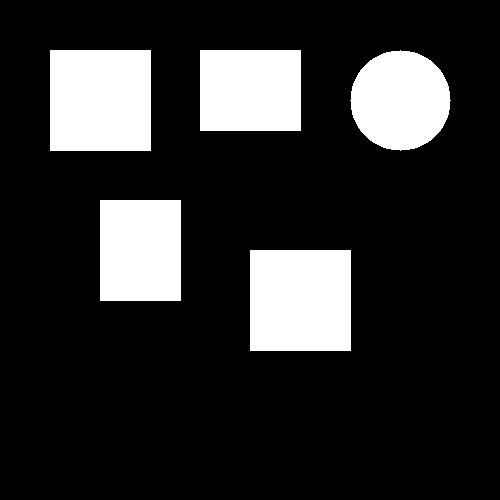
#> input picture sample_shapes.jpg, 500 x 500 px
$ python NewMethodology.py
#> lines starting #> are read from the running program, lines starting #| are printed output that depends on the picture; after the words box and inside, x2 and y2 are one past the last pixel; in counts of white or black regions, pixels touching at a corner belong together
# Required libraries
import cv2
import numpy as np
import matplotlib.pyplot as plt
from sklearn.metrics import accuracy_score, precision_score, recall_score, f1_score
from sklearn.svm import SVC  # Support Vector Classifier
from sklearn.model_selection import StratifiedKFold

# Preprocessing Step 1: Load and Convert to Grayscale
def load_and_preprocess_image(image_path):
    # Load the image
#> called with image_path = 'sample_shapes.jpg'
    image = cv2.imread(image_path)
#> image is the input picture: shape (500, 500, 3); min 0, max 255, mean 45.5

    # Convert to grayscale if not already in grayscale
    gray_image = cv2.cvtColor(image, cv2.COLOR_BGR2GRAY)

    # Apply histogram equalization to adjust lighting
    equalized_image = cv2.equalizeHist(gray_image)

    return equalized_image

# Preprocessing Step 2: Noise Reduction
def apply_noise_reduction(image):
    # Apply Gaussian filter to reduce noise
    denoised_image = cv2.GaussianBlur(image, (5, 5), 0)
    return denoised_image

# Feature Extraction Step 1: Square Detection
def detect_squares(image):
    # Apply adaptive thresholding
    thresh = cv2.adaptiveThreshold(image, 255, cv2.ADAPTIVE_THRESH_MEAN_C,
                                   cv2.THRESH_BINARY_INV, 11, 2)
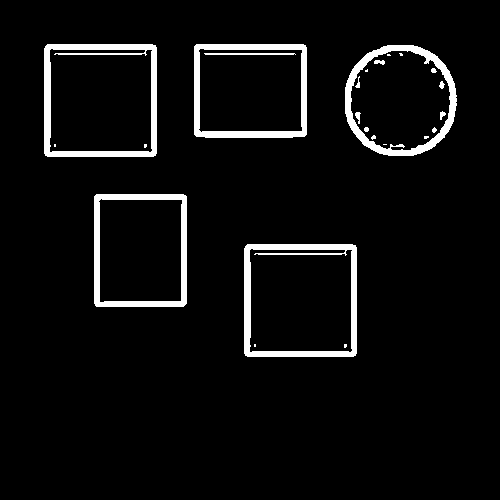
#> thresh: shape (500, 500); 5.3% white; 24 white regions (10 under 20 px)

    # Find contours in the thresholded image
    contours, _ = cv2.findContours(thresh, cv2.RETR_EXTERNAL, cv2.CHAIN_APPROX_SIMPLE)
#> contours = 5 contours; box (x1, y1, x2, y2) and area: (244, 244, 357, 357) 12526, (44, 44, 157, 157) 12526, (194, 44, 307, 138) 10382, (94, 194, 187, 307) 10292, (345, 45, 457, 156) 9928

    squares = []
    for cnt in contours:
        # Approximate the contour to reduce the number of points
        epsilon = 0.02 * cv2.arcLength(cnt, True)
        approx = cv2.approxPolyDP(cnt, epsilon, True)

        # Check if the approximated contour has 4 points and is convex
        if len(approx) == 4 and cv2.isContourConvex(approx):
            # Compute the aspect ratio of the approximated contour
            x, y, w, h = cv2.boundingRect(approx)
            aspect_ratio = float(w) / h
            area = cv2.contourArea(approx)

            # Set thresholds for aspect ratio and area to filter out non-square quadrilaterals
            if 0.8 <= aspect_ratio <= 1.2 and area > 1000:
                squares.append(approx)
#> this loop made 5 passes
#> (epsilon, approx, x, y, w, h, aspect_ratio, area) on passes 1, 2, 4, 5: (8.85, [[247, 244], [245, 355], [355, 355], [355, 245]], 245, 244, 111, 112, 0.991, 12045), (8.05, [[96, 194], [95, 305], [183, 306], [186, 196]], 95, 194, 92, 113, 0.814, 9837.5), (8.08, [[194, 46], [196, 136], [306, 134], [305, 45]], 194, 45, 113, 92, 1.23, 9892), (8.85, [[47, 44], [45, 155], [155, 155], [155, 45]], 45, 44, 111, 112, 0.991, 12045)
#> epsilon on pass 3: 7.49
#> after the loop, squares = 3 contours; box (x1, y1, x2, y2) and area: (245, 244, 356, 356) 12045, (45, 44, 156, 156) 12045, (95, 194, 187, 307) 9838
    return squares

# Feature Extraction Step 2: Edge Detection for Pattern Identification
def detect_edges(image):
    # Use Canny edge detector to find edges in the image
    edges = cv2.Canny(image, 50, 150)
    return edges

# Feature Extraction Step 3: Hough Transform for Line Detection
def detect_lines(image):
    # Apply Hough Line Transform to detect lines
    lines = cv2.HoughLinesP(image, 1, np.pi / 180, threshold=50, minLineLength=30, maxLineGap=10)

    # Draw detected lines on a blank canvas
    line_image = np.zeros_like(image)
    line_features = []
    if lines is not None:
        for line in lines:
            x1, y1, x2, y2 = line[0]
            cv2.line(line_image, (x1, y1), (x2, y2), 255, 2)

            # Calculate angle and length of the line
            angle = np.arctan2((y2 - y1), (x2 - x1)) * 180 / np.pi
            length = np.sqrt((x2 - x1)**2 + (y2 - y1)**2)
            line_features.append([angle, length])
    return line_image, lines, line_features

# Classification Step: Machine Learning Classifier (SVM)
def classify_pattern_svm(features, model):
    if not features:
        return "Bad"  # No lines detected

    # Convert features to numpy array
    features = np.array(features)

    # Predict using the trained model
    prediction = model.predict(features[:, 0].reshape(-1, 1))  # Using angle as feature

    # Majority vote
    if np.mean(prediction) >= 0.5:
        return "Good"
    else:
        return "Bad"

# Processing and Classification of a Single Image
def process_and_classify_image(image_path, model):
    # Preprocessing
    preprocessed_image = load_and_preprocess_image(image_path)
    denoised_image = apply_noise_reduction(preprocessed_image)

    # Square Detection
    squares = detect_squares(denoised_image)

    # Create an image to display detected squares
    squares_image = cv2.cvtColor(denoised_image, cv2.COLOR_GRAY2BGR)
    cv2.drawContours(squares_image, squares, -1, (0, 255, 0), 2)

    # Default classification
    classification = "Bad"
    line_image = np.zeros_like(denoised_image)

    if squares:
        for square in squares:
            # Create a mask for the square region
            mask = np.zeros_like(denoised_image)
            cv2.drawContours(mask, [square], -1, 255, -1)

            # Extract the ROI using the mask
            roi = cv2.bitwise_and(denoised_image, denoised_image, mask=mask)

            # Feature Extraction within the square
            edges = detect_edges(roi)
            temp_line_image, lines, line_features = detect_lines(edges)
            line_image = cv2.bitwise_or(line_image, temp_line_image)

            # Classification based on detected lines within the square
            classification = classify_pattern_svm(line_features, model)

            # If a "Good" pattern is found in any square, classify the image as "Good"
            if classification == "Good":
                break
    else:
        # No squares detected, proceed with global pattern detection if necessary
        edges = detect_edges(denoised_image)
        line_image, lines, line_features = detect_lines(edges)
        classification = classify_pattern_svm(line_features, model)

    # Display Results
    plt.figure(figsize=(15, 5))
    plt.subplot(1, 4, 1)
    plt.title("Preprocessed Image")
    plt.imshow(preprocessed_image, cmap='gray')
    plt.axis('off')

    plt.subplot(1, 4, 2)
    plt.title("Denoised Image")
    plt.imshow(denoised_image, cmap='gray')
    plt.axis('off')

    plt.subplot(1, 4, 3)
    plt.title("Detected Squares")
    plt.imshow(cv2.cvtColor(squares_image, cv2.COLOR_BGR2RGB))
    plt.axis('off')

    plt.subplot(1, 4, 4)
    plt.title(f"Classification: {classification}")
    plt.imshow(line_image, cmap='gray')
    plt.axis('off')

    plt.show()

    return classification

# Training the Classifier (SVM)
def train_svm_classifier(training_image_paths, training_labels):
    feature_list = []
    label_list = []

    for idx, image_path in enumerate(training_image_paths):
        # Preprocessing
        preprocessed_image = load_and_preprocess_image(image_path)
        denoised_image = apply_noise_reduction(preprocessed_image)

        # Square Detection
        squares = detect_squares(denoised_image)

        if squares:
            for square in squares:
                # Create a mask for the square region
                mask = np.zeros_like(denoised_image)
                cv2.drawContours(mask, [square], -1, 255, -1)

                # Extract the ROI using the mask
                roi = cv2.bitwise_and(denoised_image, denoised_image, mask=mask)

                # Feature Extraction within the square
                edges = detect_edges(roi)
                _, _, line_features = detect_lines(edges)

                if line_features:
                    feature_list.extend(line_features)
                    label_list.extend([training_labels[idx]] * len(line_features))
                else:
                    # No lines detected; add a default feature
                    feature_list.append([0, 0])  # Angle 0, length 0
                    label_list.append(training_labels[idx])
#> this loop made 3 passes
#> square on passes 1 to 3: [[247, 244], [245, 355], [355, 355], [355, 245]], [[96, 194], [95, 305], [183, 306], [186, 196]], [[47, 44], [45, 155], [155, 155], [155, 45]]
#> pass 1, in detect_edges, `edges = cv2.Canny(image, 50, 150)`:
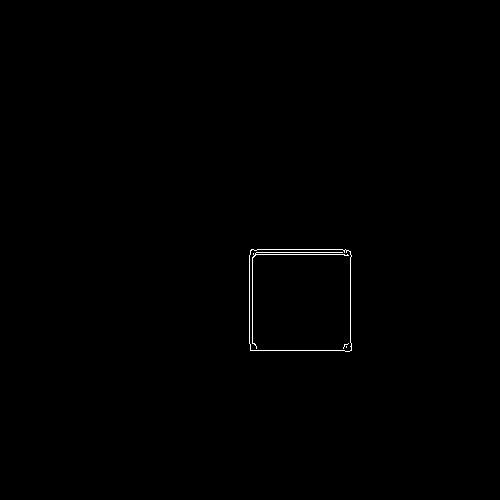
#> edges: shape (500, 500); 0.28% white in thin lines or dots, all inside (x1, y1, x2, y2) = (249, 249, 352, 352)
#> after the loop:
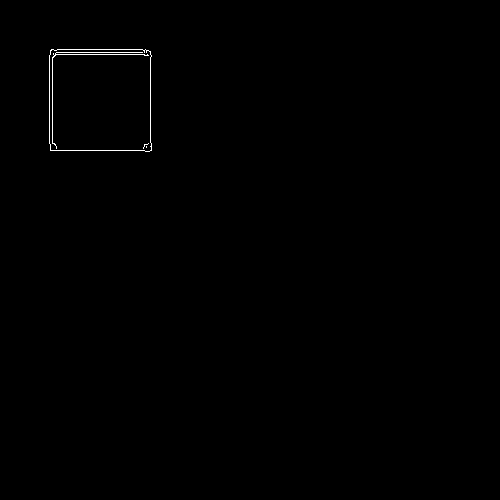
#> edges: shape (500, 500); 0.28% white in thin lines or dots, all inside (x1, y1, x2, y2) = (49, 49, 152, 152)
#> after the loop:
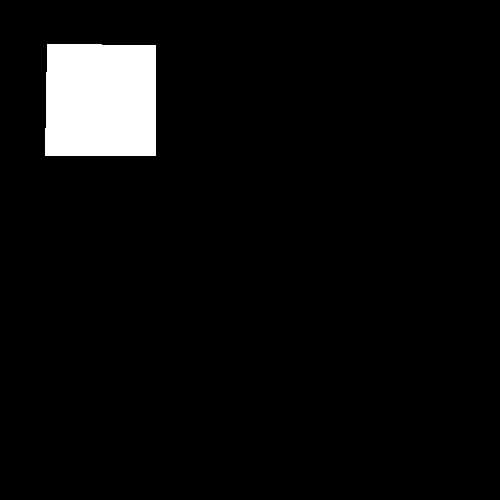
#> mask: shape (500, 500); 4.9% white; 1 white region, box (x1, y1, x2, y2) and area: (45, 44, 156, 156) 12266
#> after the loop, feature_list = [[-90, 101], [0, 101], [0, 100], [-90, 95], [0, 94], [-90, 88], [0, 96], [-90, 96], [-90, 100], [-90, 90], [0, 80], [0, 71], [0, 74], [-90, 101], [0, 101], [0, 100], [-90, 95], [0, 94], [-90, 88], [0, 96]]; label_list = [1, 1, 1, 1, 1, 1, 1, 1, 1, 1, 1, 1, 1, 1, 1, 1, 1, 1, 1, 1]
        else:
            # No squares detected, proceed with global pattern detection
            edges = detect_edges(denoised_image)
            _, _, line_features = detect_lines(edges)
            if line_features:
                feature_list.extend(line_features)
                label_list.extend([training_labels[idx]] * len(line_features))
            else:
                # No lines detected; add a default feature
                feature_list.append([0, 0])  # Angle 0, length 0
                label_list.append(training_labels[idx])

    # Convert to numpy arrays
    feature_array = np.array(feature_list)
    label_array = np.array(label_list)

    # Check unique classes in labels
    unique_classes = np.unique(label_array)
    print("Unique classes in training labels:", unique_classes)
    if len(unique_classes) < 2:
        raise ValueError(f"The number of classes has to be greater than one; got {len(unique_classes)} class.")

    # Use angle as the feature for SVM
    X_train = feature_array[:, 0].reshape(-1, 1)  # Angle
    y_train = label_array

    # Train the SVM classifier
    svm_model = SVC(kernel='linear')
    svm_model.fit(X_train, y_train)

    return svm_model

# Batch Processing and Classification Metrics using Cross-Validation
def cross_validate_model(image_paths, ground_truth_labels, n_splits=2):
    skf = StratifiedKFold(n_splits=n_splits, shuffle=True, random_state=42)
    all_predictions = []
    all_true_labels = []

    for train_index, test_index in skf.split(image_paths, ground_truth_labels):
        training_image_paths = [image_paths[i] for i in train_index]
        testing_image_paths = [image_paths[i] for i in test_index]
        training_labels = [ground_truth_labels[i] for i in train_index]
        testing_labels = [ground_truth_labels[i] for i in test_index]

        # Train the SVM classifier
        svm_model = train_svm_classifier(training_image_paths, training_labels)

        # Test the classifier
        predictions = []
        for idx, image_path in enumerate(testing_image_paths):
            print(f"Processing Image: {image_path}")
            classification = process_and_classify_image(image_path, svm_model)
#> call 3 of load_and_preprocess_image, with image_path = 'example2.png'
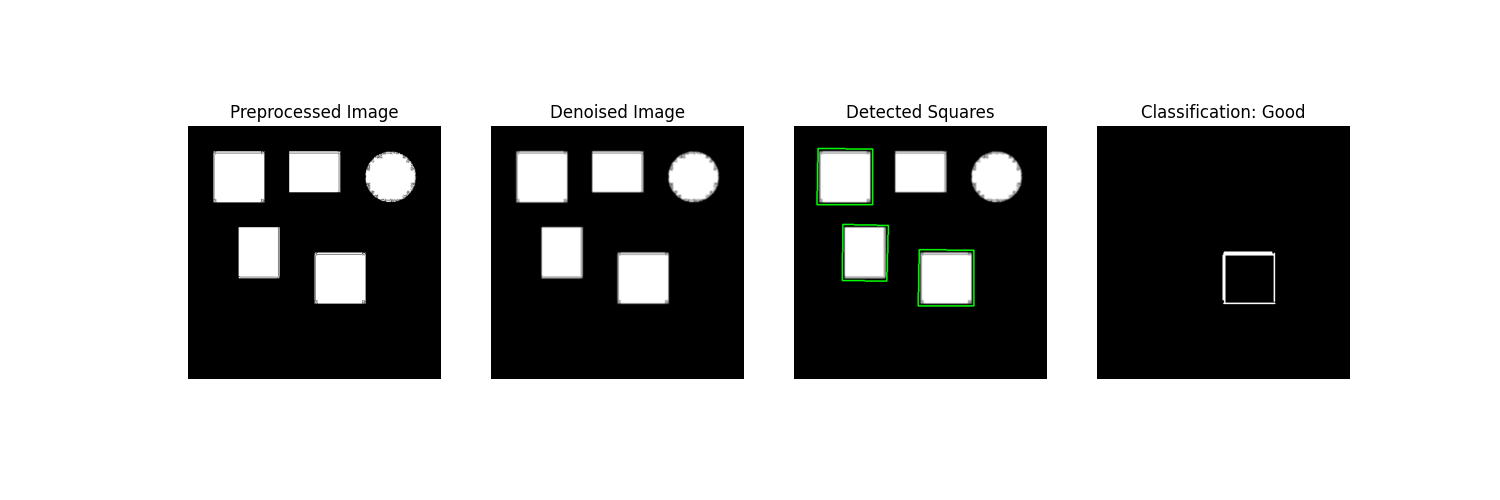
#> input picture example2.png, 1500 x 500 px
#> in load_and_preprocess_image, image is the input picture: shape (500, 1500, 3); mean B, G, R 178.6, 179, 178.6
#> in detect_squares (call 3), `thresh = cv2.adaptiveThreshold(image, 255, cv2.ADAPTIVE_THRESH_MEAN_C,..`: thresh: shape (500, 1500); 6.6% white; 46 white regions (1 under 20 px), largest, box (x1, y1, x2, y2) and area: (188, 126, 441, 379) 5932, (491, 126, 744, 379) 5932, (794, 126, 1047, 379) 5932
#> in process_and_classify_image, `cv2.drawContours(squares_image, squares, -1, (0, 255, 0), 2)`:
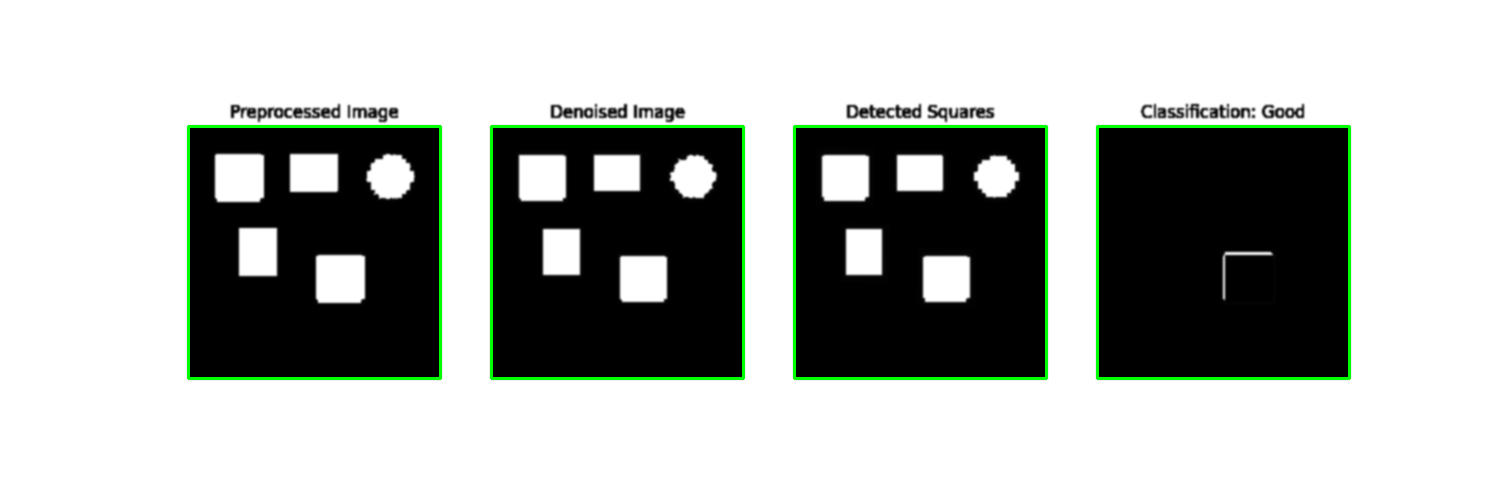
#> squares_image: shape (500, 1500, 3); mean B, G, R 174.8, 178.9, 174.8
#> after the loop in process_and_classify_image, `for square in squares:`:
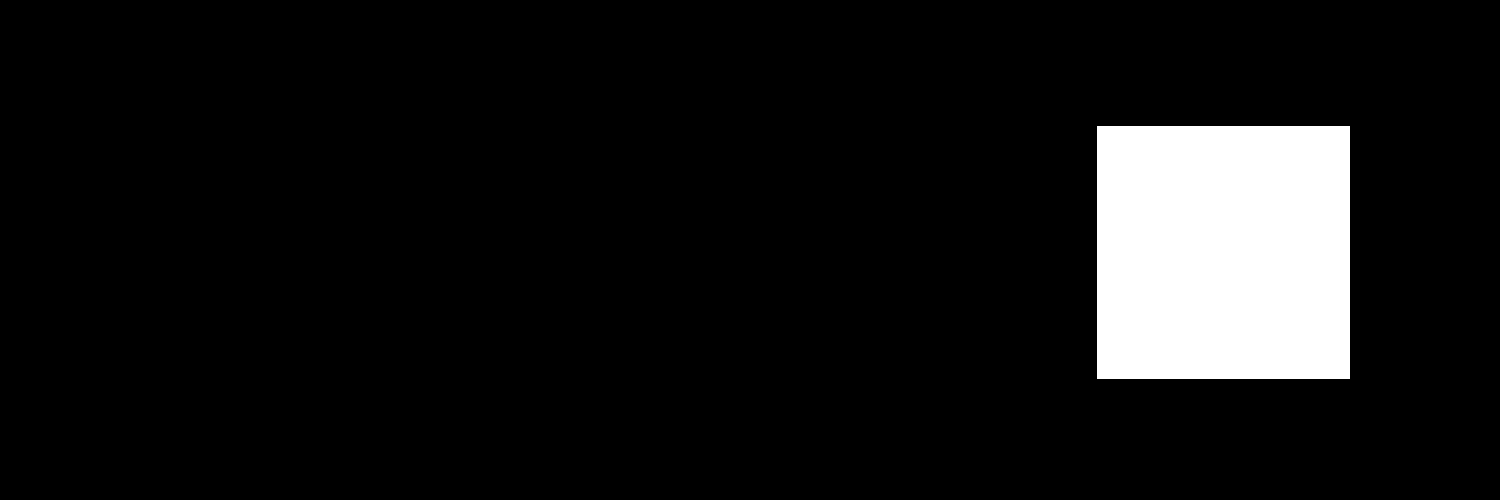
#> mask: shape (500, 1500); 8.5% white; 1 white region, box (x1, y1, x2, y2) and area: (1097, 126, 1350, 379) 64009
            predicted_label = 1 if classification == "Good" else 0
            predictions.append(predicted_label)
            print(f"Image - Ground Truth: {testing_labels[idx]}, Predicted: {predicted_label}")

        all_predictions.extend(predictions)
        all_true_labels.extend(testing_labels)

    # Calculate and print classification metrics
    accuracy = accuracy_score(all_true_labels, all_predictions)
    precision = precision_score(all_true_labels, all_predictions, zero_division=0)
    recall = recall_score(all_true_labels, all_predictions, zero_division=0)
    f1 = f1_score(all_true_labels, all_predictions, zero_division=0)

    print("\nCross-Validation Classification Metrics:")
    print(f"Accuracy: {accuracy:.2f}")
    print(f"Precision: {precision:.2f}")
    print(f"Recall: {recall:.2f}")
    print(f"F1 Score: {f1:.2f}")

# Example usage with specified image paths
if __name__ == "__main__":
    # Replace the placeholders with your actual image paths and labels
    image_paths = [
        r"sample_shapes.jpg",
        r"example2.png",
        r"good.png",
        r"bad.png"
        # Add more paths as needed
    ]

    # Corresponding ground truth labels: 1 for "Good," 0 for "Bad"
    ground_truth_labels = [1, 1, 0, 0]  # Update this list to match the number of images

    # Verify that both classes are represented in the labels
    unique_labels = set(ground_truth_labels)
    print("Unique labels in ground truth:", unique_labels)
    if len(unique_labels) < 2:
        raise ValueError("Ground truth labels must include at least one 'Good' and one 'Bad' example.")

    # Perform cross-validation
    cross_validate_model(image_paths, ground_truth_labels, n_splits=2)
